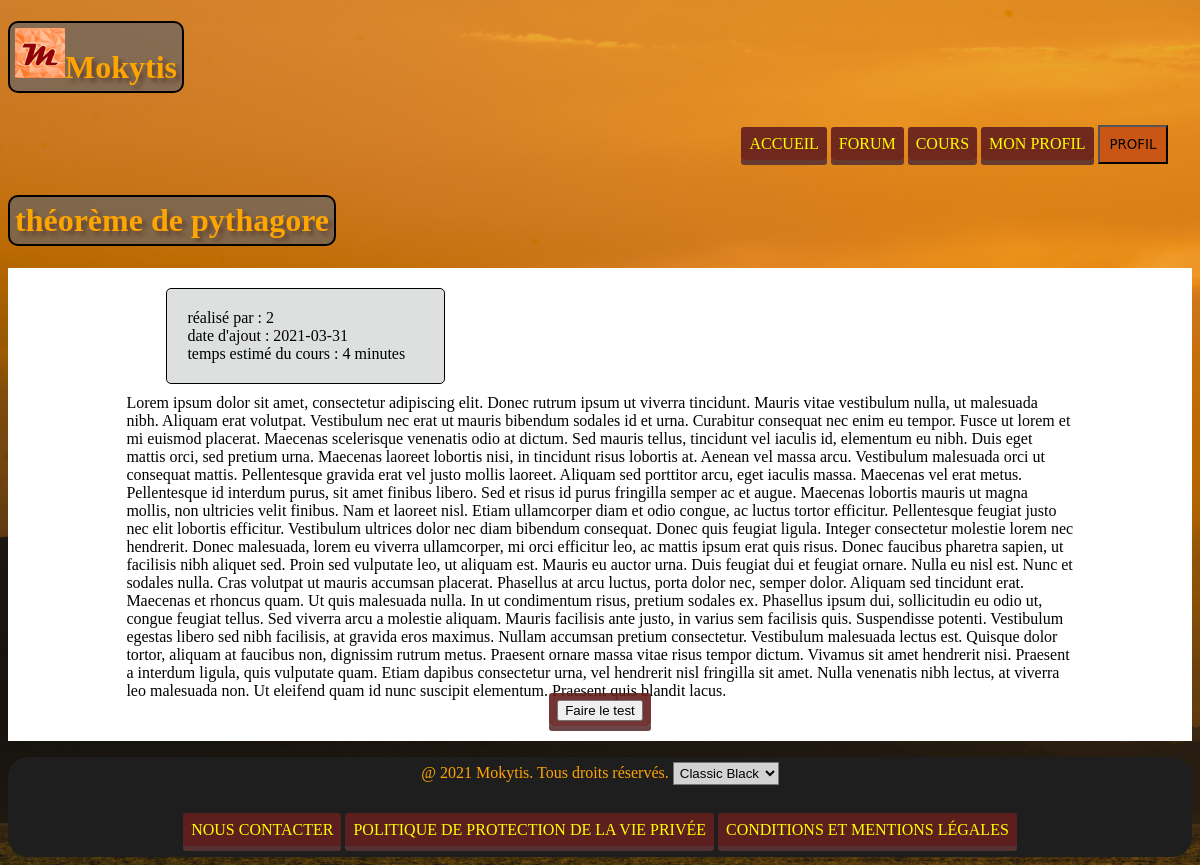
/index.php?action=coursDetails&idCours=12, run on the app's committed database.
### tables this page shows
CREATE TABLE COURS(
  idCours INT PRIMARY KEY NOT NULL,
  intituleCours VARCHAR(60) UNIQUE,
  professeur INT,
  accepte BOOL DEFAULT FALSE,
  dateAjout DATE,
  dureeEstimee int,
  FOREIGN KEY (professeur) REFERENCES PROFESSEUR(idProf)
  );

### Controleur/controller.php (called while the page is built, shortened)
<?php
require('Modele/modele.php');
require('Modele/Cours.php');
function coursDetails($id){
  $cours = getCoursId($id);
  require("Vue/vueCoursDetails.php");
}

### Modele/modele.php (called while the page is built, shortened)
<?php
function ouvrirConnexion(){
  try{
      $dbConn=new PDO('mysql:host=localhost;dbname=mokytis', "root", "root");
      return $dbConn;
  }catch(PDOException $e){
    print "Erreur !: ".$e->getMessage() ."<br/>";
    return null;
  }
}
function getCoursId($id){
  $dbConn = ouvrirConnexion();
  $requete = "select * from COURS where idCours=".$id.";";
  $cours1 = $dbConn->query($requete)->fetch();
  $cours = Cours::avecBD($cours1);
  return $cours;
}
?>

### Modele/Cours.php (called while the page is built, shortened)
<?php
class Cours{
	private $idCours, $intituleCours, $professeur, $accepte, $dateAjout, $dureeEstimee, $contenu;
	public function getIdCours(){
		return $this->idCours;
	}
	public function getIntituleCours(){
		return $this->intituleCours;
	}
	public function getProfesseur(){
		return $this->professeur;
	}
	public function getDateAjout(){
		return $this->dateAjout;
	}
	public function getDureeEstimee(){
		return $this->dureeEstimee;
	}
	protected function remplirBD(array $row){
		$this->idCours=$row['idCours'];
		$this->intituleCours=$row['intituleCours'];
		$this->professeur=$row['professeur'];
		$this->dateAjout=$row['dateAjout'];
		$this->dureeEstimee=$row['dureeEstimee'];
	}
	public static function avecBD(array $row){
		$instance=new self();
		$instance->remplirBD($row);
		return $instance;
	}
}
?>

### Vue/vueCoursDetails.php (the view, shortened to what this page needs)
<h1><?php echo $cours->getIntituleCours(); ?></h1>
<div class="cours-container">
  <div class="info-cours">
    <?php echo "réalisé par : ".$cours->getProfesseur(); ?> <br>
    <?php echo "date d'ajout : ".$cours->getDateAjout(); ?> <br>
    <?php echo "temps estimé du cours : ".$cours->getDureeEstimee()." minutes"?> <br>
  </div>
  <div class="cours-ecrit">
    Lorem ipsum dolor sit amet, consectetur adipiscing elit. Donec rutrum ipsum ut viverra tincidunt. Mauris vitae vestibulum nulla, ut malesuada nibh. Aliquam erat volutpat. Vestibulum nec erat ut mauris bibendum sodales id et urna. Curabitur consequat nec enim eu tempor. Fusce ut lorem et mi euismod placerat. Maecenas scelerisque venenatis odio at dictum.
    Sed mauris tellus, tincidunt vel iaculis id, elementum eu nibh. Duis eget mattis orci, sed pretium urna. Maecenas laoreet lobortis nisi, in tincidunt risus lobortis at. Aenean vel massa arcu. Vestibulum malesuada orci ut consequat mattis. Pellentesque gravida erat vel justo mollis laoreet. Aliquam sed porttitor arcu, eget iaculis massa. Maecenas vel erat metus. Pellentesque id interdum purus, sit amet finibus libero. Sed et risus id purus fringilla semper ac et augue. Maecenas lobortis mauris ut magna mollis, non ultricies velit finibus. Nam et laoreet nisl. Etiam ullamcorper diam et odio congue, ac luctus tortor efficitur. Pellentesque feugiat justo nec elit lobortis efficitur. Vestibulum ultrices dolor nec diam bibendum consequat. Donec quis feugiat ligula.
    Integer consectetur molestie lorem nec hendrerit. Donec malesuada, lorem eu viverra ullamcorper, mi orci efficitur leo, ac mattis ipsum erat quis risus. Donec faucibus pharetra sapien, ut facilisis nibh aliquet sed. Proin sed vulputate leo, ut aliquam est. Mauris eu auctor urna. Duis feugiat dui et feugiat ornare. Nulla eu nisl est. Nunc et sodales nulla.
    Cras volutpat ut mauris accumsan placerat. Phasellus at arcu luctus, porta dolor nec, semper dolor. Aliquam sed tincidunt erat. Maecenas et rhoncus quam. Ut quis malesuada nulla. In ut condimentum risus, pretium sodales ex. Phasellus ipsum dui, sollicitudin eu odio ut, congue feugiat tellus. Sed viverra arcu a molestie aliquam. Mauris facilisis ante justo, in varius sem facilisis quis. Suspendisse potenti. Vestibulum egestas libero sed nibh facilisis, at gravida eros maximus. Nullam accumsan pretium consectetur.
    Vestibulum malesuada lectus est. Quisque dolor tortor, aliquam at faucibus non, dignissim rutrum metus. Praesent ornare massa vitae risus tempor dictum. Vivamus sit amet hendrerit nisi. Praesent a interdum ligula, quis vulputate quam. Etiam dapibus consectetur urna, vel hendrerit nisl fringilla sit amet. Nulla venenatis nibh lectus, at viverra leo malesuada non. Ut eleifend quam id nunc suscipit elementum. Praesent quis blandit lacus.
    </div>
    <div class="container-button">
        <?php
        if(isset($_SESSION['prof'])){?>
          <a href="index.php?action=ajoutModifCours&idCours=<?php echo $cours->getIdCours();?>">
           <button id="bModif" name="buttonModif">Modifier le cours</button>
         </a>
       <?php }else{ ?>
          <a href="index.php?action=qcm&idCours=<?php echo $cours->getIdCours();?>">
            <button id="bQCM" name="buttonQCM"> Faire le test</button>
          </a>
        <?php
        }
       ?>
    </div>
</div>
<?php
require 'template.php';
 ?>

### Style/orangeIsTheNewBlack.css (style rules this page uses)
body { background-image: url("../Ressources/orangeSunset.jpg"); background-repeat: no-repeat; background-attachment: fixed; background-size: cover; }
h1 { display: table; border: 2px solid black; padding: 5px; background-color: rgba(100, 100, 100, 0.7); border-radius: 10px; font-family: Verdana; color: orange; text-shadow: 4px 4px 4px #643; }
div { font-family: Verdana; color: white; }
a:not(.cours):link { background-color: rgba(100, 30, 30, 0.9); border-radius: 3px; box-shadow: 0px 5px 0px rgba(90, 50, 50, 0.9); padding: 8px 8px; position: relative; color: yellow; text-decoration: none; text-transform: uppercase; }
.cours-container { background-color: white; padding-left: 10%; padding-right: 10%; padding-top: 20px; margin: 0; padding-bottom: 20px; }
.info-cours { display: block; background-color: #dee0e0; width: 25%; padding: 20px; margin-left: 40px; border-radius: 5px; color: black; border: solid 1px black; margin-bottom: 10px; }
.cours-ecrit { color: black; }
.container-button { text-align: center; }

### data on the page
cours: intituleCours "théorème de pythagore", professeur "2", dateAjout "2021-03-31", dureeEstimee "4"
